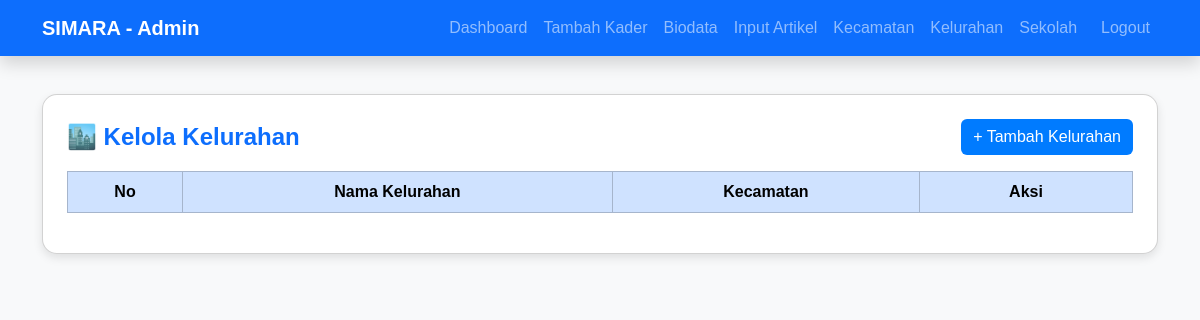
The page /admin/kelola_kelurahan.php (signed in) on the database as committed earlier.
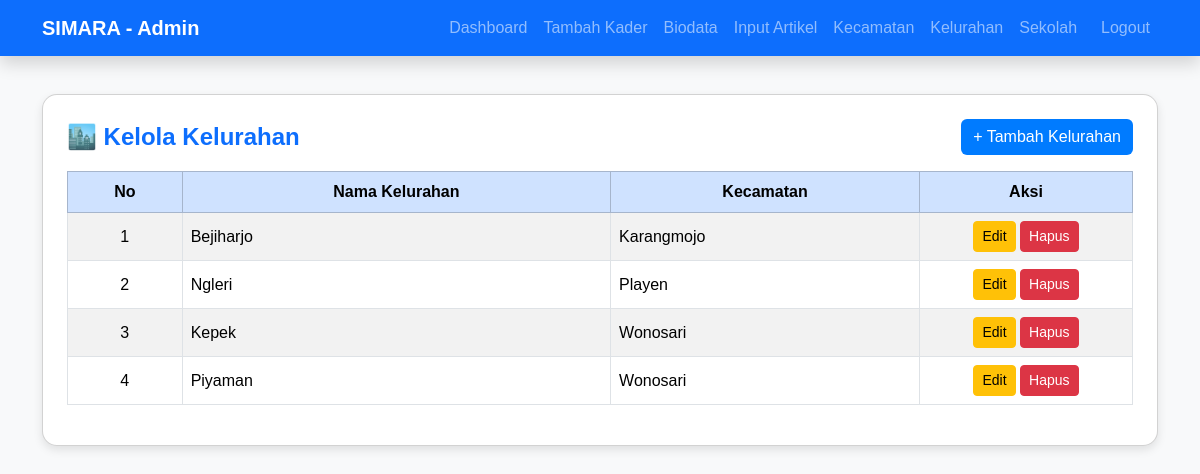
The same page on the database as committed later.
### tables this page shows
CREATE TABLE `kelurahan` (
  `id` int(11) NOT NULL,
  `kecamatan_id` int(11) NOT NULL,
  `nama_kelurahan` varchar(100) NOT NULL
);

CREATE TABLE `kecamatan` (
  `id` int(11) NOT NULL,
  `nama_kecamatan` varchar(100) NOT NULL
);

### admin/kelola_kelurahan.php (the view, shortened to what this page needs)
<?php
require_once __DIR__ . '/../config/db.php';
$q = mysqli_query($conn, "
  SELECT kelurahan.id, kelurahan.nama_kelurahan, kecamatan.nama_kecamatan
  FROM kelurahan
  JOIN kecamatan ON kelurahan.kecamatan_id = kecamatan.id
  ORDER BY kecamatan.nama_kecamatan, kelurahan.nama_kelurahan ASC
");
?>
<!DOCTYPE html>
<html lang="id">
<head>
  <link href="https://cdn.jsdelivr.net/npm/bootstrap@5.3.3/dist/css/bootstrap.min.css" rel="stylesheet">
  <link href="https://cdn.datatables.net/1.13.7/css/dataTables.bootstrap5.min.css" rel="stylesheet">
</head>
<body>
<?php include 'navbar.php'; ?>
<div class="container mt-4">
  <div class="card p-4">
    <div class="d-flex justify-content-between align-items-center mb-3">
      <h4 class="fw-bold text-primary mb-0">🏙️ Kelola Kelurahan</h4>
      <button class="btn btn-primary" data-bs-toggle="modal" data-bs-target="#modalTambah">+ Tambah Kelurahan</button>
    </div>
    <table id="tabelKelurahan" class="table table-striped table-bordered align-middle">
      <thead class="table-primary">
        <tr class="text-center">
          <th>No</th>
          <th>Nama Kelurahan</th>
          <th>Kecamatan</th>
          <th width="20%">Aksi</th>
        </tr>
      </thead>
      <tbody>
        <?php $no=1; while($r=mysqli_fetch_assoc($q)): ?>
        <tr>
          <td class="text-center"><?= $no++; ?></td>
          <td><?= htmlspecialchars($r['nama_kelurahan']); ?></td>
          <td><?= htmlspecialchars($r['nama_kecamatan']); ?></td>
          <td class="text-center">
            <button class="btn btn-warning btn-sm" data-bs-toggle="modal" data-bs-target="#modalEdit"
              data-id="<?= $r['id']; ?>" data-nama="<?= htmlspecialchars($r['nama_kelurahan']); ?>"
              data-kecamatan="<?= htmlspecialchars($r['nama_kecamatan']); ?>">Edit</button>
            <a href="proses_kelurahan.php?hapus=<?= $r['id']; ?>" onclick="return confirm('Yakin ingin menghapus?')" class="btn btn-danger btn-sm">Hapus</a>
          </td>
        </tr>
        <?php endwhile; ?>
      </tbody>
    </table>
  </div>
</div>
</body>
</html>

### admin/navbar.php (shortened to what this page needs)
<nav class="navbar navbar-expand-lg fixed-top navbar-dark bg-primary shadow">
  <div class="container">
    <a class="navbar-brand fw-bold" href="/index.php">SIMARA - Admin</a>
    <div class="collapse navbar-collapse" id="navAdmin">
      <ul class="navbar-nav ms-auto">
        <li class="nav-item">
          <a class="nav-link" href="dashboard.php">Dashboard</a>
        </li>
        <li class="nav-item">
          <a class="nav-link" href="input_kader.php">Tambah Kader</a>
        </li>
        <li class="nav-item">
          <a class="nav-link" href="biodata_kader.php">Biodata</a>
        </li>
        <li class="nav-item">
          <a class="nav-link" href="admin_input.php">Input Artikel</a>
        </li>
        <li class="nav-item">
          <a class="nav-link" href="kelola_kecamatan.php">Kecamatan</a>
        </li>
        <li class="nav-item">
          <a class="nav-link" href="kelola_kelurahan.php">Kelurahan</a>
        </li>
        <li class="nav-item">
          <a class="nav-link" href="kelola_sekolah.php">Sekolah</a>
        </li>
        <li class="nav-item">
          <a class="nav-link btn btn-outline-light ms-2" href="logout.php">Logout</a>
        </li>
      </ul>
    </div>
  </div>
</nav>

### admin/kelola_kelurahan.php (style rules this page uses)
body { background-color: #f8f9fa; font-family: 'Poppins', sans-serif; padding-top: 70px; }
.card { border-radius: 15px; box-shadow: 0 4px 10px rgba(0,0,0,0.1); }
.btn-primary { background-color: #007bff; border: none; }

### admin/navbar.php (style rules this page uses)
.navbar { z-index: 9999 !important; }

Rows that differ between the two databases and show on the page:
added kelurahan: nama_kelurahan "Bejiharjo", kecamatan.nama_kecamatan "Karangmojo"
added kelurahan: nama_kelurahan "Ngleri", kecamatan.nama_kecamatan "Playen"
added kelurahan: nama_kelurahan "Kepek", kecamatan.nama_kecamatan "Wonosari"
added kelurahan: nama_kelurahan "Piyaman", kecamatan.nama_kecamatan "Wonosari"
